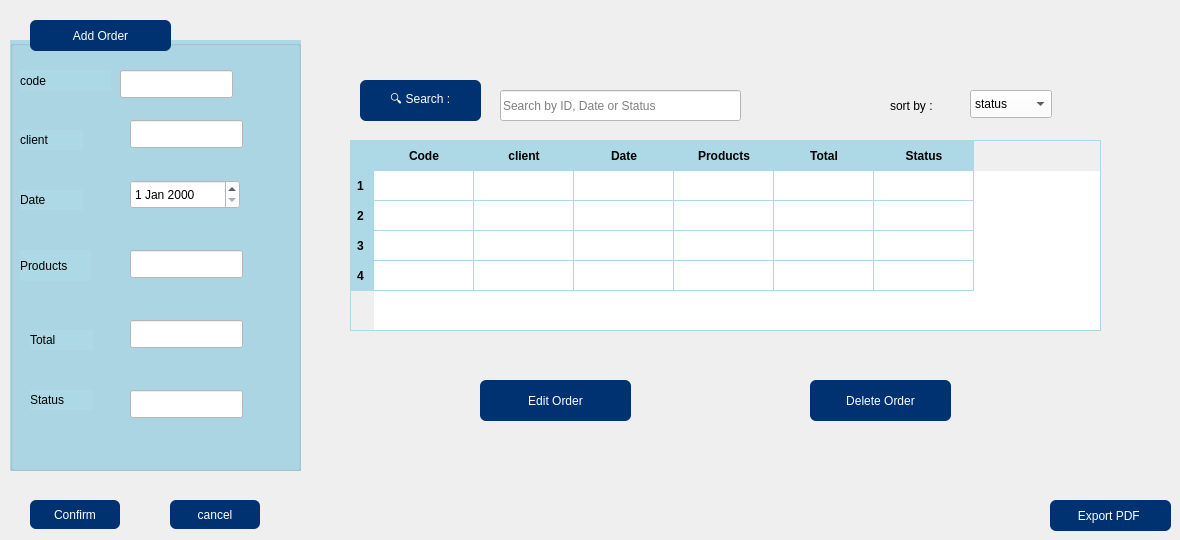
      <widget class="QWidget" name="tab_3">
       <attribute name="title">
        <string> Home</string>
       </attribute>
       <widget class="QTableWidget" name="tableWidget_2">
        <property name="geometry">
         <rect>
          <x>350</x>
          <y>140</y>
          <width>751</width>
          <height>191</height>
         </rect>
        </property>
        <property name="styleSheet">
         <string notr="true">QTableWidget {
    background-color: white;
    alternate-background-color: #E6F2FA;
    gridline-color: #ADD8E6;
    border: 1px solid #ADD8E6;
    selection-background-color: #003271;
    selection-color: white;
    font-family: Segoe UI, Arial;
    font-size: 13px;
}

QHeaderView::section {
    background-color: #ADD8E6;
    color: black;
    padding: 6px;
    border: none;
    font-weight: bold;
}

QTableCornerButton::section {
    background-color: #ADD8E6;
    border: none;
}</string>
        </property>
        <property name="rowCount">
         <number>4</number>
        </property>
        <row/>
        <row/>
        <row/>
        <row/>
        <column>
         <property name="text">
          <string>Code</string>
         </property>
        </column>
        <column>
         <property name="text">
          <string>client</string>
         </property>
        </column>
        <column>
         <property name="text">
          <string>Date</string>
         </property>
        </column>
        <column>
         <property name="text">
          <string>Products</string>
         </property>
        </column>
        <column>
         <property name="text">
          <string>Total</string>
         </property>
        </column>
        <column>
         <property name="text">
          <string>Status</string>
         </property>
        </column>
       </widget>
       <widget class="QPushButton" name="pushButton_5">
        <property name="geometry">
         <rect>
          <x>480</x>
          <y>380</y>
          <width>151</width>
          <height>41</height>
         </rect>
        </property>
        <property name="styleSheet">
         <string notr="true">QPushButton {
	font: 900 9pt &quot;Swis721 Blk BT&quot;;
    background-color: #003271;
    color: white;
    border-radius: 6px;
    padding: 6px 12px;
}
QPushButton:hover { background-color: #004599; }
QPushButton:pressed { background-color: #002050; }</string>
        </property>
        <property name="text">
         <string>Edit Order</string>
        </property>
       </widget>
       <widget class="QPushButton" name="pushButton_9">
        <property name="geometry">
         <rect>
          <x>810</x>
          <y>380</y>
          <width>141</width>
          <height>41</height>
         </rect>
        </property>
        <property name="styleSheet">
         <string notr="true">QPushButton {
	font: 900 9pt &quot;Swis721 Blk BT&quot;;
    background-color: #003271;
    color: white;
    border-radius: 6px;
    padding: 6px 12px;
}
QPushButton:hover { background-color: #004599; }
QPushButton:pressed { background-color: #002050; }</string>
        </property>
        <property name="text">
         <string>Delete Order</string>
        </property>
       </widget>
       <widget class="QPushButton" name="pushButton_20">
        <property name="geometry">
         <rect>
          <x>1050</x>
          <y>500</y>
          <width>121</width>
          <height>31</height>
         </rect>
        </property>
        <property name="styleSheet">
         <string notr="true">QPushButton {
	font: 900 9pt &quot;Swis721 Blk BT&quot;;
    background-color: #003271;
    color: white;
    border-radius: 6px;
    padding: 6px 12px;
}
QPushButton:hover { background-color: #004599; }
QPushButton:pressed { background-color: #002050; }</string>
        </property>
        <property name="text">
         <string>Export PDF </string>
        </property>
       </widget>
       <widget class="QLineEdit" name="lineEdit_9">
        <property name="geometry">
         <rect>
          <x>500</x>
          <y>90</y>
          <width>241</width>
          <height>31</height>
         </rect>
        </property>
        <property name="styleSheet">
         <string notr="true">background-color: rgb(255, 255, 255);
color: rgb(0, 0, 0);</string>
        </property>
        <property name="placeholderText">
         <string>Search by ID, Date or Status </string>
        </property>
       </widget>
       <widget class="QPushButton" name="pushButton_21">
        <property name="geometry">
         <rect>
          <x>360</x>
          <y>80</y>
          <width>121</width>
          <height>41</height>
         </rect>
        </property>
        <property name="styleSheet">
         <string notr="true">QPushButton {
	font: 900 9pt &quot;Swis721 Blk BT&quot;;
    background-color: #003271;
    color: white;
    border-radius: 6px;
    padding: 6px 12px;
}
QPushButton:hover { background-color: #004599; }
QPushButton:pressed { background-color: #002050; }</string>
        </property>
        <property name="text">
         <string>🔍 Search :</string>
        </property>
       </widget>
       <widget class="QGroupBox" name="groupBox_3">
        <property name="geometry">
         <rect>
          <x>10</x>
          <y>40</y>
          <width>291</width>
          <height>431</height>
         </rect>
        </property>
        <property name="styleSheet">
         <string notr="true">background-color: rgb(173, 216, 230);</string>
        </property>
        <property name="title">
         <string/>
        </property>
        <widget class="QLineEdit" name="lineEdit_10">
         <property name="geometry">
          <rect>
           <x>120</x>
           <y>80</y>
           <width>113</width>
           <height>28</height>
          </rect>
         </property>
         <property name="styleSheet">
          <string notr="true">background-color: rgb(255, 255, 255);</string>
         </property>
        </widget>
        <widget class="QLineEdit" name="lineEdit_11">
         <property name="geometry">
          <rect>
           <x>120</x>
           <y>210</y>
           <width>113</width>
           <height>28</height>
          </rect>
         </property>
         <property name="styleSheet">
          <string notr="true">background-color: rgb(255, 255, 255);</string>
         </property>
        </widget>
        <widget class="QLineEdit" name="lineEdit_12">
         <property name="geometry">
          <rect>
           <x>120</x>
           <y>280</y>
           <width>113</width>
           <height>28</height>
          </rect>
         </property>
         <property name="styleSheet">
          <string notr="true">background-color: rgb(255, 255, 255);</string>
         </property>
        </widget>
        <widget class="QLineEdit" name="lineEdit_13">
         <property name="geometry">
          <rect>
           <x>120</x>
           <y>350</y>
           <width>113</width>
           <height>28</height>
          </rect>
         </property>
         <property name="styleSheet">
          <string notr="true">background-color: rgb(255, 255, 255);</string>
         </property>
        </widget>
        <widget class="QDateEdit" name="dateEdit_2">
         <property name="geometry">
          <rect>
           <x>120</x>
           <y>140</y>
           <width>110</width>
           <height>29</height>
          </rect>
         </property>
         <property name="styleSheet">
          <string notr="true">background-color: rgb(255, 255, 255);
color: rgb(0, 0, 0);</string>
         </property>
        </widget>
        <widget class="QLabel" name="label_9">
         <property name="geometry">
          <rect>
           <x>10</x>
           <y>30</y>
           <width>91</width>
           <height>21</height>
          </rect>
         </property>
         <property name="styleSheet">
          <string notr="true">color: rgb(0, 0, 0);
font: 900 9pt &quot;Swis721 Blk BT&quot;;</string>
         </property>
         <property name="text">
          <string>code</string>
         </property>
        </widget>
        <widget class="QLabel" name="label_10">
         <property name="geometry">
          <rect>
           <x>10</x>
           <y>150</y>
           <width>63</width>
           <height>20</height>
          </rect>
         </property>
         <property name="styleSheet">
          <string notr="true">
font: 900 9pt &quot;Swis721 Blk BT&quot;;
color: rgb(0, 0, 0);</string>
         </property>
         <property name="text">
          <string>Date</string>
         </property>
        </widget>
        <widget class="QLabel" name="label_11">
         <property name="geometry">
          <rect>
           <x>10</x>
           <y>210</y>
           <width>71</width>
           <height>31</height>
          </rect>
         </property>
         <property name="styleSheet">
          <string notr="true">font: 900 9pt &quot;Swis721 Blk BT&quot;;
color: rgb(0, 0, 0);</string>
         </property>
         <property name="text">
          <string>Products</string>
         </property>
        </widget>
        <widget class="QLabel" name="label_12">
         <property name="geometry">
          <rect>
           <x>20</x>
           <y>290</y>
           <width>63</width>
           <height>20</height>
          </rect>
         </property>
         <property name="styleSheet">
          <string notr="true">font: 900 9pt &quot;Swis721 Blk BT&quot;;
color: rgb(0, 0, 0);</string>
         </property>
         <property name="text">
          <string>Total</string>
         </property>
        </widget>
        <widget class="QLabel" name="label_13">
         <property name="geometry">
          <rect>
           <x>20</x>
           <y>350</y>
           <width>63</width>
           <height>20</height>
          </rect>
         </property>
         <property name="styleSheet">
          <string notr="true">font: 900 9pt &quot;Swis721 Blk BT&quot;;
color: rgb(0, 0, 0);</string>
         </property>
         <property name="text">
          <string>Status</string>
         </property>
        </widget>
        <widget class="QLabel" name="label_14">
         <property name="geometry">
          <rect>
           <x>10</x>
           <y>90</y>
           <width>63</width>
           <height>20</height>
          </rect>
         </property>
         <property name="styleSheet">
          <string notr="true">font: 900 9pt &quot;Swis721 Blk BT&quot;;
color: rgb(0, 0, 0);</string>
         </property>
         <property name="text">
          <string>client</string>
         </property>
        </widget>
        <widget class="QLineEdit" name="lineEdit_14">
         <property name="geometry">
          <rect>
           <x>110</x>
           <y>30</y>
           <width>113</width>
           <height>28</height>
          </rect>
         </property>
         <property name="styleSheet">
          <string notr="true">background-color: rgb(255, 255, 255);</string>
         </property>
        </widget>
       </widget>
       <widget class="QComboBox" name="comboBox_2">
        <property name="geometry">
         <rect>
          <x>970</x>
          <y>90</y>
          <width>82</width>
          <height>28</height>
         </rect>
        </property>
        <property name="styleSheet">
         <string notr="true">background-color: rgb(255, 255, 255);
color: rgb(0, 0, 0);</string>
        </property>
        <item>
         <property name="text">
          <string>status</string>
         </property>
        </item>
        <item>
         <property name="text">
          <string>date</string>
         </property>
        </item>
       </widget>
       <widget class="QLabel" name="label_15">
        <property name="geometry">
         <rect>
          <x>890</x>
          <y>90</y>
          <width>91</width>
          <height>31</height>
         </rect>
        </property>
        <property name="styleSheet">
         <string notr="true">font: 900 9pt &quot;Swis721 Blk BT&quot;;
color: rgb(0, 0, 0);</string>
        </property>
        <property name="text">
         <string>sort by :</string>
        </property>
       </widget>
       <widget class="QPushButton" name="pushButton_22">
        <property name="geometry">
         <rect>
          <x>30</x>
          <y>20</y>
          <width>141</width>
          <height>31</height>
         </rect>
        </property>
        <property name="styleSheet">
         <string notr="true">QPushButton {
	font: 900 9pt &quot;Swis721 Blk BT&quot;;
    background-color: #003271;
    color: white;
    border-radius: 6px;
    padding: 6px 12px;
}
QPushButton:hover { background-color: #004599; }
QPushButton:pressed { background-color: #002050; }</string>
        </property>
        <property name="text">
         <string>Add Order</string>
        </property>
       </widget>
       <widget class="QPushButton" name="pushButton_23">
        <property name="geometry">
         <rect>
          <x>30</x>
          <y>500</y>
          <width>90</width>
          <height>29</height>
         </rect>
        </property>
        <property name="styleSheet">
         <string notr="true">QPushButton {
	font: 900 9pt &quot;Swis721 Blk BT&quot;;
    background-color: #003271;
    color: white;
    border-radius: 6px;
    padding: 6px 12px;
}
QPushButton:hover { background-color: #004599; }
QPushButton:pressed { background-color: #002050; }</string>
        </property>
        <property name="text">
         <string>Confirm</string>
        </property>
       </widget>
       <widget class="QPushButton" name="pushButton_24">
        <property name="geometry">
         <rect>
          <x>170</x>
          <y>500</y>
          <width>90</width>
          <height>29</height>
         </rect>
        </property>
        <property name="styleSheet">
         <string notr="true">QPushButton {
	font: 900 9pt &quot;Swis721 Blk BT&quot;;
    background-color: #003271;
    color: white;
    border-radius: 6px;
    padding: 6px 12px;
}
QPushButton:hover { background-color: #004599; }
QPushButton:pressed { background-color: #002050; }</string>
        </property>
        <property name="text">
         <string>cancel</string>
        </property>
       </widget>
      </widget>
